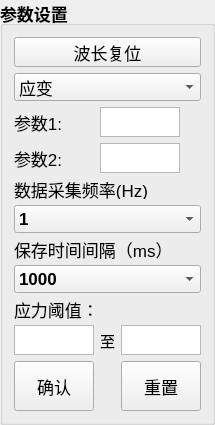
         <widget class="QGroupBox" name="groupBox">
          <property name="maximumSize">
           <size>
            <width>200</width>
            <height>16777215</height>
           </size>
          </property>
          <property name="font">
           <font>
            <pointsize>13</pointsize>
            <weight>75</weight>
            <bold>true</bold>
           </font>
          </property>
          <property name="title">
           <string>参数设置</string>
          </property>
          <layout class="QGridLayout" name="gridLayout_4" rowstretch="10,10,10,10,10,10,10,10,10,10,10" rowminimumheight="0,0,0,0,0,0,0,0,0,0,0">
           <item row="2" column="1" colspan="2">
            <widget class="QTextEdit" name="textEdit_APara">
             <property name="sizePolicy">
              <sizepolicy hsizetype="Expanding" vsizetype="Preferred">
               <horstretch>0</horstretch>
               <verstretch>0</verstretch>
              </sizepolicy>
             </property>
             <property name="maximumSize">
              <size>
               <width>80</width>
               <height>30</height>
              </size>
             </property>
             <property name="sizeIncrement">
              <size>
               <width>0</width>
               <height>0</height>
              </size>
             </property>
            </widget>
           </item>
           <item row="8" column="0" colspan="3">
            <widget class="QLabel" name="label_9">
             <property name="maximumSize">
              <size>
               <width>16777215</width>
               <height>20</height>
              </size>
             </property>
             <property name="font">
              <font>
               <pointsize>13</pointsize>
               <weight>50</weight>
               <bold>false</bold>
              </font>
             </property>
             <property name="text">
              <string>应力阈值：</string>
             </property>
            </widget>
           </item>
           <item row="9" column="2">
            <widget class="QTextEdit" name="textEdit_StrainTopPara">
             <property name="maximumSize">
              <size>
               <width>16777215</width>
               <height>30</height>
              </size>
             </property>
             <property name="html">
              <string>&lt;!DOCTYPE HTML PUBLIC &quot;-//W3C//DTD HTML 4.0//EN&quot; &quot;http://www.w3.org/TR/REC-html40/strict.dtd&quot;&gt;
&lt;html&gt;&lt;head&gt;&lt;meta name=&quot;qrichtext&quot; content=&quot;1&quot; /&gt;&lt;style type=&quot;text/css&quot;&gt;
p, li { white-space: pre-wrap; }
&lt;/style&gt;&lt;/head&gt;&lt;body style=&quot; font-family:'SimSun'; font-size:13pt; font-weight:600; font-style:normal;&quot;&gt;
&lt;p align=&quot;center&quot; style=&quot;-qt-paragraph-type:empty; margin-top:0px; margin-bottom:0px; margin-left:0px; margin-right:0px; -qt-block-indent:0; text-indent:0px;&quot;&gt;&lt;br /&gt;&lt;/p&gt;&lt;/body&gt;&lt;/html&gt;</string>
             </property>
            </widget>
           </item>
           <item row="4" column="0" colspan="3">
            <widget class="QLabel" name="label_7">
             <property name="maximumSize">
              <size>
               <width>16777215</width>
               <height>20</height>
              </size>
             </property>
             <property name="font">
              <font>
               <pointsize>13</pointsize>
               <weight>50</weight>
               <bold>false</bold>
              </font>
             </property>
             <property name="text">
              <string>数据采集频率(Hz)</string>
             </property>
            </widget>
           </item>
           <item row="9" column="0">
            <widget class="QTextEdit" name="textEdit_StrainLowPara">
             <property name="maximumSize">
              <size>
               <width>16777215</width>
               <height>30</height>
              </size>
             </property>
             <property name="html">
              <string>&lt;!DOCTYPE HTML PUBLIC &quot;-//W3C//DTD HTML 4.0//EN&quot; &quot;http://www.w3.org/TR/REC-html40/strict.dtd&quot;&gt;
&lt;html&gt;&lt;head&gt;&lt;meta name=&quot;qrichtext&quot; content=&quot;1&quot; /&gt;&lt;style type=&quot;text/css&quot;&gt;
p, li { white-space: pre-wrap; }
&lt;/style&gt;&lt;/head&gt;&lt;body style=&quot; font-family:'SimSun'; font-size:13pt; font-weight:600; font-style:normal;&quot;&gt;
&lt;p align=&quot;center&quot; style=&quot;-qt-paragraph-type:empty; margin-top:0px; margin-bottom:0px; margin-left:0px; margin-right:0px; -qt-block-indent:0; text-indent:0px;&quot;&gt;&lt;br /&gt;&lt;/p&gt;&lt;/body&gt;&lt;/html&gt;</string>
             </property>
            </widget>
           </item>
           <item row="6" column="0" colspan="3">
            <widget class="QLabel" name="label_8">
             <property name="maximumSize">
              <size>
               <width>16777215</width>
               <height>20</height>
              </size>
             </property>
             <property name="font">
              <font>
               <pointsize>13</pointsize>
               <weight>50</weight>
               <bold>false</bold>
              </font>
             </property>
             <property name="text">
              <string>保存时间间隔（ms）</string>
             </property>
            </widget>
           </item>
           <item row="7" column="0" colspan="3">
            <widget class="QComboBox" name="cbox_SaveCycle">
             <property name="sizePolicy">
              <sizepolicy hsizetype="Preferred" vsizetype="Preferred">
               <horstretch>0</horstretch>
               <verstretch>0</verstretch>
              </sizepolicy>
             </property>
             <property name="maximumSize">
              <size>
               <width>16777215</width>
               <height>30</height>
              </size>
             </property>
             <item>
              <property name="text">
               <string>1000</string>
              </property>
             </item>
             <item>
              <property name="text">
               <string>10</string>
              </property>
             </item>
             <item>
              <property name="text">
               <string>100</string>
              </property>
             </item>
             <item>
              <property name="text">
               <string>10000</string>
              </property>
             </item>
            </widget>
           </item>
           <item row="9" column="1">
            <widget class="QLabel" name="label_10">
             <property name="font">
              <font>
               <pointsize>11</pointsize>
               <weight>50</weight>
               <bold>false</bold>
              </font>
             </property>
             <property name="text">
              <string>至</string>
             </property>
            </widget>
           </item>
           <item row="2" column="0">
            <widget class="QLabel" name="label_5">
             <property name="font">
              <font>
               <pointsize>13</pointsize>
               <weight>50</weight>
               <bold>false</bold>
              </font>
             </property>
             <property name="text">
              <string>参数1:</string>
             </property>
            </widget>
           </item>
           <item row="3" column="1" colspan="2">
            <widget class="QTextEdit" name="textEdit_BPara">
             <property name="sizePolicy">
              <sizepolicy hsizetype="Expanding" vsizetype="Preferred">
               <horstretch>0</horstretch>
               <verstretch>0</verstretch>
              </sizepolicy>
             </property>
             <property name="maximumSize">
              <size>
               <width>80</width>
               <height>30</height>
              </size>
             </property>
            </widget>
           </item>
           <item row="1" column="0" colspan="3">
            <widget class="QComboBox" name="cbox_ModleSelect">
             <property name="sizePolicy">
              <sizepolicy hsizetype="Preferred" vsizetype="Preferred">
               <horstretch>0</horstretch>
               <verstretch>0</verstretch>
              </sizepolicy>
             </property>
             <property name="maximumSize">
              <size>
               <width>16777215</width>
               <height>30</height>
              </size>
             </property>
             <property name="font">
              <font>
               <pointsize>13</pointsize>
               <weight>50</weight>
               <bold>false</bold>
              </font>
             </property>
             <item>
              <property name="text">
               <string>应变</string>
              </property>
             </item>
            </widget>
           </item>
           <item row="5" column="0" colspan="3">
            <widget class="QComboBox" name="cbox_CampingFre">
             <property name="sizePolicy">
              <sizepolicy hsizetype="Preferred" vsizetype="Preferred">
               <horstretch>0</horstretch>
               <verstretch>0</verstretch>
              </sizepolicy>
             </property>
             <property name="maximumSize">
              <size>
               <width>16777215</width>
               <height>30</height>
              </size>
             </property>
             <item>
              <property name="text">
               <string>1</string>
              </property>
             </item>
             <item>
              <property name="text">
               <string>10</string>
              </property>
             </item>
             <item>
              <property name="text">
               <string>100</string>
              </property>
             </item>
            </widget>
           </item>
           <item row="3" column="0">
            <widget class="QLabel" name="label_6">
             <property name="font">
              <font>
               <pointsize>13</pointsize>
               <weight>50</weight>
               <bold>false</bold>
              </font>
             </property>
             <property name="text">
              <string>参数2:</string>
             </property>
            </widget>
           </item>
           <item row="0" column="0" colspan="3">
            <widget class="QPushButton" name="pbtn_WaveLengthReset">
             <property name="sizePolicy">
              <sizepolicy hsizetype="Minimum" vsizetype="Preferred">
               <horstretch>0</horstretch>
               <verstretch>0</verstretch>
              </sizepolicy>
             </property>
             <property name="maximumSize">
              <size>
               <width>16777215</width>
               <height>30</height>
              </size>
             </property>
             <property name="font">
              <font>
               <pointsize>13</pointsize>
               <weight>50</weight>
               <bold>false</bold>
              </font>
             </property>
             <property name="text">
              <string>波长复位</string>
             </property>
            </widget>
           </item>
           <item row="10" column="0">
            <widget class="QPushButton" name="pbtn_ParaSet">
             <property name="sizePolicy">
              <sizepolicy hsizetype="Minimum" vsizetype="Preferred">
               <horstretch>0</horstretch>
               <verstretch>0</verstretch>
              </sizepolicy>
             </property>
             <property name="minimumSize">
              <size>
               <width>0</width>
               <height>50</height>
              </size>
             </property>
             <property name="maximumSize">
              <size>
               <width>16777215</width>
               <height>50</height>
              </size>
             </property>
             <property name="font">
              <font>
               <pointsize>13</pointsize>
               <weight>50</weight>
               <bold>false</bold>
              </font>
             </property>
             <property name="text">
              <string>确认</string>
             </property>
            </widget>
           </item>
           <item row="10" column="2">
            <widget class="QPushButton" name="pbtn_ParaRest">
             <property name="minimumSize">
              <size>
               <width>0</width>
               <height>50</height>
              </size>
             </property>
             <property name="maximumSize">
              <size>
               <width>16777215</width>
               <height>50</height>
              </size>
             </property>
             <property name="font">
              <font>
               <pointsize>13</pointsize>
               <weight>50</weight>
               <bold>false</bold>
              </font>
             </property>
             <property name="text">
              <string>重置</string>
             </property>
            </widget>
           </item>
          </layout>
         </widget>
